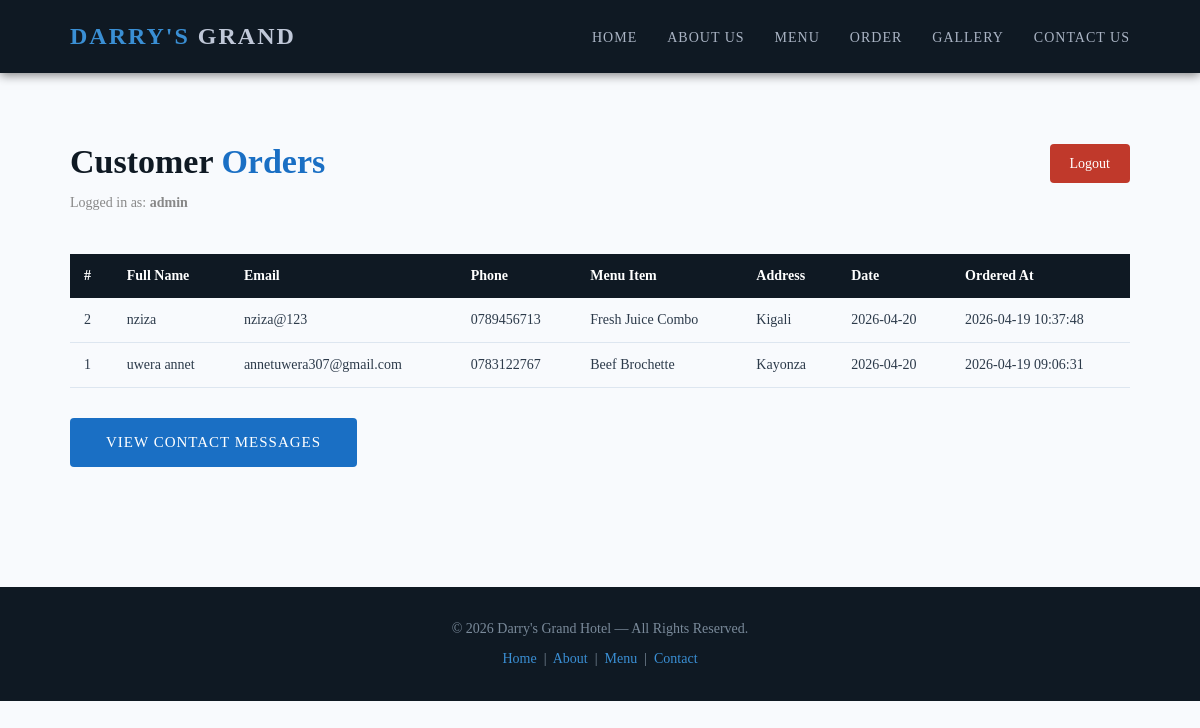
Screenshot of /admin_orders.php (signed in) with the database file from the repository.
### tables this page shows
CREATE TABLE IF NOT EXISTS `orders` (
  `id` int NOT NULL AUTO_INCREMENT,
  `full_name` varchar(150) DEFAULT NULL,
  `email` varchar(150) DEFAULT NULL,
  `phone` varchar(30) DEFAULT NULL,
  `menu_item` varchar(100) DEFAULT NULL,
  `address` text,
  `date` date DEFAULT NULL,
  `created_at` datetime DEFAULT CURRENT_TIMESTAMP,
  PRIMARY KEY (`id`)
);

### admin_orders.php (the view, shortened to what this page needs)
<?php
$conn   = getDB();
$orders = $conn->query("SELECT * FROM orders ORDER BY created_at DESC");
include 'includes/header.php';
?>
<div class="section">
  <div style="display:flex; justify-content:space-between; align-items:center; margin-bottom:20px;">
    <div>
      <h2 class="section-title" style="text-align:left; margin-bottom:0;">
        Customer <span>Orders</span>
      </h2>
      <p style="color:#888; font-size:14px;">Logged in as: <strong><?= htmlspecialchars($_SESSION['admin_username']) ?></strong></p>
    </div>
    <a href="logout.php" class="logout-link">Logout</a>
  </div>
  <div style="overflow-x:auto;">
    <table class="orders-table">
      <thead>
        <tr>
          <th>#</th>
          <th>Full Name</th>
          <th>Email</th>
          <th>Phone</th>
          <th>Menu Item</th>
          <th>Address</th>
          <th>Date</th>
          <th>Ordered At</th>
        </tr>
      </thead>
      <tbody>
        <?php if ($orders && $orders->num_rows > 0): ?>
          <?php while ($row = $orders->fetch_assoc()): ?>
            <tr>
              <td><?= $row['id'] ?></td>
              <td><?= htmlspecialchars($row['full_name']) ?></td>
              <td><?= htmlspecialchars($row['email']) ?></td>
              <td><?= htmlspecialchars($row['phone']) ?></td>
              <td><?= htmlspecialchars($row['menu_item']) ?></td>
              <td><?= htmlspecialchars($row['address']) ?></td>
              <td><?= htmlspecialchars($row['date']) ?></td>
              <td><?= htmlspecialchars($row['created_at']) ?></td>
            </tr>
          <?php endwhile; ?>
        <?php endif; ?>
      </tbody>
    </table>
  </div>
  <div style="margin-top:30px;">
    <a href="admin_contacts.php" class="btn">View Contact Messages</a>
  </div>
</div>
<?php include 'includes/footer.php'; ?>

### includes/header.php (shortened to what this page needs)
<?php
$current = basename($_SERVER['PHP_SELF']);
?>
<!DOCTYPE html>
<html lang="en">
<head>
  <link rel="stylesheet" href="css/style.css">
</head>
<body>
<header class="site-header">
  <div class="header-inner">
    <div class="logo">Darry's<span> Grand</span></div>
    <nav>
      <ul>
        <li><a href="index.php"   class="<?= ($current=='index.php')   ?'active':'' ?>">Home</a></li>
        <li><a href="about.php"   class="<?= ($current=='about.php')   ?'active':'' ?>">About Us</a></li>
        <li><a href="menu.php"    class="<?= ($current=='menu.php')    ?'active':'' ?>">Menu</a></li>
        <li><a href="order.php"   class="<?= ($current=='order.php')   ?'active':'' ?>">Order</a></li>
        <li><a href="gallery.php" class="<?= ($current=='gallery.php') ?'active':'' ?>">Gallery</a></li>
        <li><a href="contact.php" class="<?= ($current=='contact.php') ?'active':'' ?>">Contact Us</a></li>
      </ul>
    </nav>
  </div>
</header>

### includes/footer.php
<footer class="site-footer">
  <p>&copy; <?= date('Y') ?> Darry's Grand Hotel &mdash; All Rights Reserved.</p>
  <p style="margin-top:6px;">
    <a href="index.php">Home</a> &nbsp;|&nbsp;
    <a href="about.php">About</a> &nbsp;|&nbsp;
    <a href="menu.php">Menu</a> &nbsp;|&nbsp;
    <a href="contact.php">Contact</a>
  </p>
</footer>
</body>
</html>

### css/style.css (style rules this page uses)
*, *::before, *::after { box-sizing: border-box; margin: 0; padding: 0; }
:root { --blue: #1a6fc4; --blue-dark: #0d4f8a; --blue-light: #3a8fd4; --silver: #c0c8d8; --silver-light: #e8edf5; --dark: #0f1923; --darkbg: #0a1018; --cream: #f0f4fa; --text: #2c3a4a; --light: #f8fafd; }
body { font-family: 'Georgia', serif; background: var(--light); color: var(--text); font-size: 16px; line-height: 1.7; }
a { text-decoration: none; color: inherit; }
.site-header { background: var(--dark); position: sticky; top: 0; z-index: 1000; box-shadow: 0 2px 10px rgba(0, 0, 0, 0.5); }
.header-inner { max-width: 1100px; margin: 0 auto; display: flex; align-items: center; justify-content: space-between; padding: 16px 20px; }
.logo { font-size: 24px; font-weight: bold; color: var(--blue-light); letter-spacing: 2px; text-transform: uppercase; }
.logo span { color: var(--silver); }
nav ul { list-style: none; display: flex; gap: 30px; }
nav ul li a { color: #aab4c4; font-size: 14px; text-transform: uppercase; letter-spacing: 1px; transition: color 0.2s; }
.btn { display: inline-block; background-color: var(--blue); color: #fff; padding: 12px 36px; border-radius: 4px; font-size: 15px; letter-spacing: 1px; text-transform: uppercase; transition: background-color 0.2s, transform 0.1s; border: none; cursor: pointer; }
.section { max-width: 1100px; margin: 0 auto; padding: 60px 20px; }
.section-title { text-align: center; font-size: 34px; color: var(--dark); margin-bottom: 10px; }
.section-title span { color: var(--blue); }
.site-footer { background: var(--dark); color: #7a8a9a; text-align: center; padding: 30px 20px; margin-top: 60px; font-size: 14px; }
.site-footer a { color: var(--blue-light); }
.orders-table { width: 100%; border-collapse: collapse; font-size: 14px; margin-top: 20px; }
.orders-table th { background-color: var(--dark); color: #fff; padding: 10px 14px; text-align: left; }
.orders-table td { padding: 10px 14px; border-bottom: 1px solid #dde6f0; }
.logout-link { display: inline-block; background-color: #c0392b; color: #fff; padding: 8px 20px; border-radius: 4px; font-size: 14px; margin-bottom: 20px; transition: background-color 0.2s ease; }

### rows the page displays
orders: id "2", full_name "nziza", email "nziza@123", phone "0789456713", menu_item "Fresh Juice Combo", address "Kigali", date "2026-04-20", created_at "2026-04-19 10:37:48"
orders: id "1", full_name "uwera annet", email "annetuwera307@gmail.com", phone "0783122767", menu_item "Beef Brochette", address "Kayonza", date "2026-04-20", created_at "2026-04-19 09:06:31"

### other values shown
$_SESSION['admin_username'] "admin"
